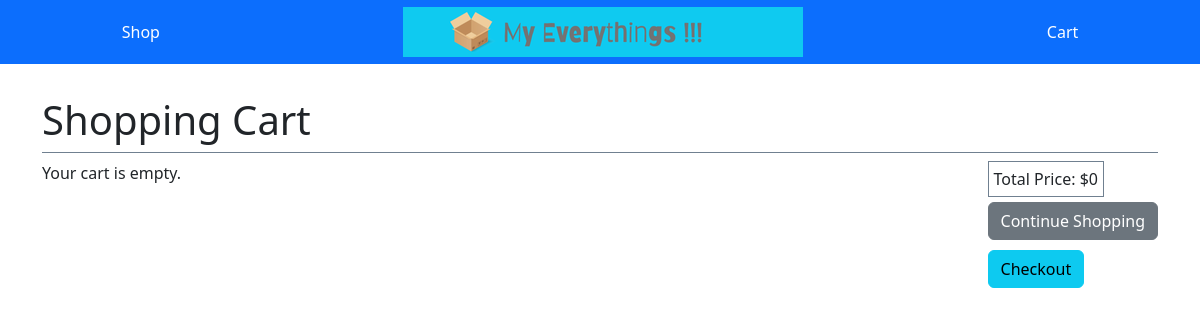
Page /items/cart/ (signed in) on the earlier database version.
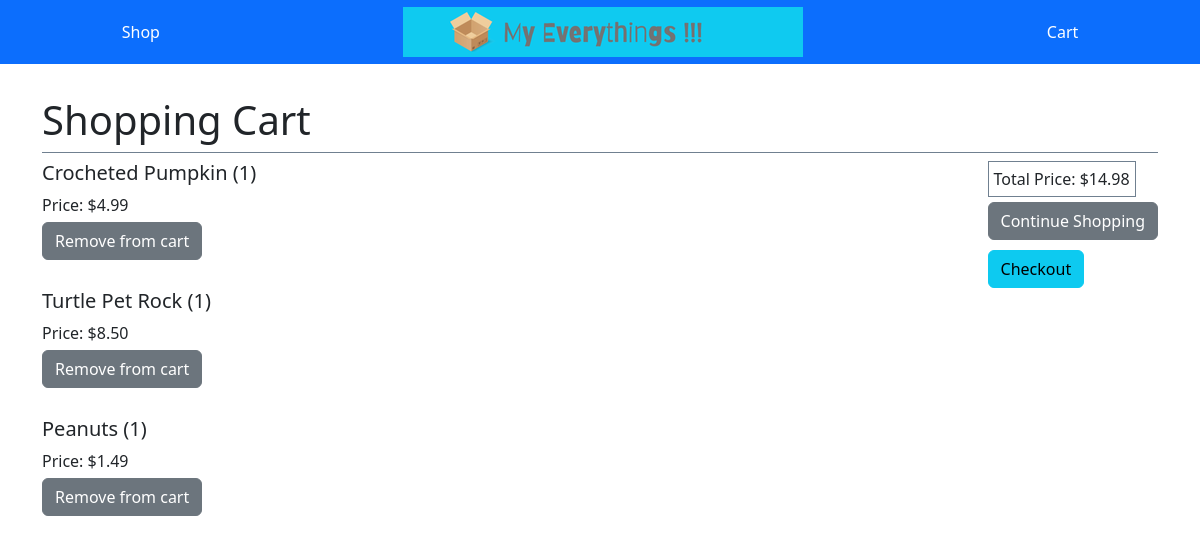
Same page on the later database version.
### items/models.py (models this page shows, shortened)
class Cart(models.Model):
    item = models.ForeignKey(Item, on_delete=models.CASCADE)
    quantity = models.PositiveIntegerField(default=0)
    user = models.ForeignKey(User, on_delete=models.CASCADE)

class Item(models.Model):
    title = models.CharField(max_length=100)
    description = models.TextField()
    price = models.DecimalField(max_digits=6, decimal_places=2)
    image = models.FileField(upload_to="item_images/", blank=True)

### items/views.py (the view)
# urls.py: path("cart/", views.view_cart, name="view_cart"),
def view_cart(request):
    cart_items = Cart.objects.filter(user=request.user)
    total_price = sum(item.item.price * item.quantity for item in cart_items)
    return render(request, 'cart/cart.html', {'cart_items': cart_items, 'total_price': total_price})

### items/templates/cart/cart.html
{% extends "base.html" %}
{% block page_content %}
<h1>Shopping Cart</h1>
<div class="cart">
    <div class="col-md-4">
{% for item in cart_items %}
        <div class="col-md-8 cart-box">
            <h5>{{ item.item.title}} ({{ item.quantity }})</h5>
            <p class="cart-price">Price: ${{ item.item.price }}</p>
            <a class="btn btn-secondary add-cart" href="{% url 'remove_from_cart' item.pk %}">Remove from cart</a>
        </div>
        <br>
        {% empty %}
        <p>Your cart is empty.</p>
{% endfor %}
    </div>
    <div class="col-md-4 cart-total-box">
        <p class="cart-total">Total Price: ${{ total_price }}</p>
        <a class="btn btn-secondary add-cart" href="{% url 'item_index' %}">Continue Shopping</a>
        <br>
        <a class="btn btn-info add-cart" href="{% url 'checkout' %}">Checkout</a>
    </div>
</div>
{% endblock %}

### templates/base.html (shortened to what this page needs)
<!DOCTYPE html>
<html lang="en">
<head>
    {% load static %}
    <link href="https://cdn.jsdelivr.net/npm/bootstrap@5.3.0-alpha1/dist/css/bootstrap.min.css"
        rel="stylesheet"
    >
    {% load static %}
    <link rel="stylesheet" href="{% static 'css/base.css' %}">
</head>
    <body>
        <header>
            <nav>
                <a href="{% url 'item_index' %}">Shop</a>
                <img src="{% static 'brand_images/logo.png' %}" alt="company logo">
                <a href="{% url 'view_cart' %}">Cart</a>
            </nav>
        </header>
        <main class="container">
        {% block page_content %}{% endblock page_content %}
        </main>
    </body>
</html>

### static/css/base.css (style rules this page uses)
nav { background-color: #0C6EFD; display: flex; justify-content: space-around; align-items: center; height: 4rem; width: 100% ; max-width: none; }
nav a { color: #FFFFFF; text-decoration: none; }
h1 { padding: 2rem 0 0.5rem; border-bottom: 1px solid slategray }
.add-cart { margin: 5px 0; }
.cart { display: flex; justify-content: space-between; }
.cart-price { margin: 0; }
.cart-total { margin: 0; border: 1px slategray solid; padding: 5px; width: fit-content; }
.cart-box { width: fit-content; }
.cart-total-box { width: fit-content; }

Differences in the rows shown:
added Cart: item "Crocheted Pumpkin", quantity "1", item.price "4.99"
added Cart: item "Turtle Pet Rock", quantity "1", item.price "8.50"
added Cart: item "Peanuts", quantity "1", item.price "1.49"
Other differences:
{{ total_price }}: "0" → "14.98"
text no longer shown: "Your cart is empty."
